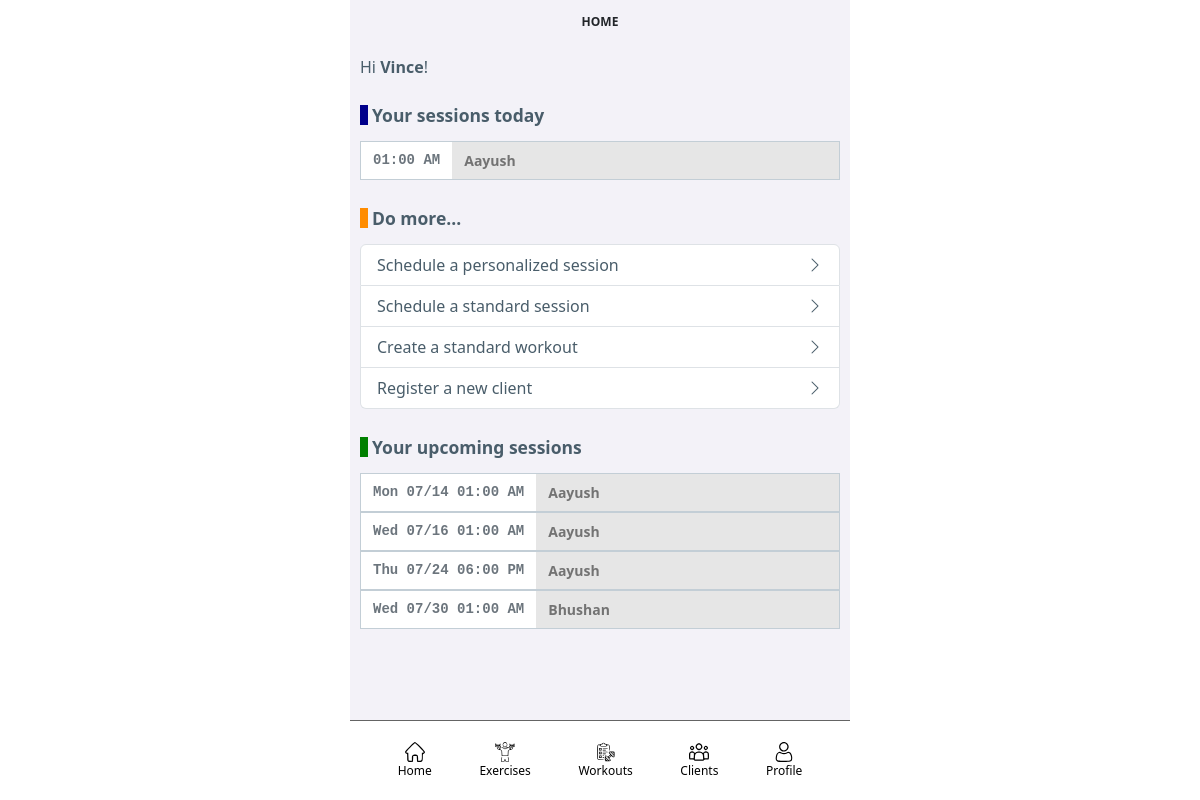
Page /fitnessApp/ (signed in) on the earlier database version.
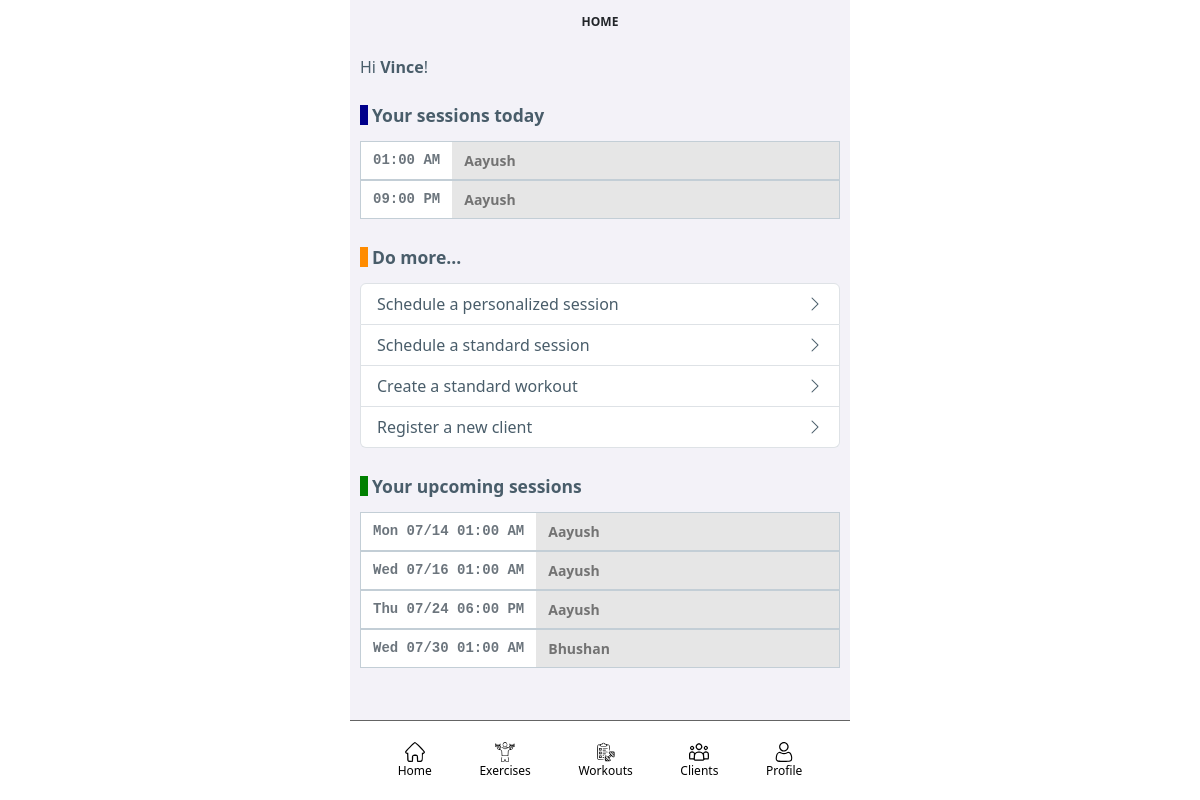
Same page on the later database version.
### fitnessApp/models/workoutSession_models.py (models this page shows)
class WorkoutSession(models.Model):
    workout = models.ForeignKey(Workout, on_delete=models.CASCADE)
    person = models.ForeignKey(FitnessAppPerson, on_delete=models.CASCADE, default="")
    scheduled_date = models.DateField(null=True, blank=True)
    scheduled_time = models.TimeField(null=True, blank=True)
    status = models.CharField(max_length=20, choices=WORKOUT_SESSION_STATUS_CHOICES, default="CREATED")
    current_step_sequence = models.IntegerField(default = 1)

### fitnessApp/models/fitnessAppUser_models.py (models this page shows, shortened)
class FitnessAppPerson(models.Model):
    first_name = models.CharField(max_length=500, null=False, blank=False)
    last_name = models.CharField(max_length=500, blank=True)
    coach_flag = models.BooleanField(default=False)
    coach = models.ForeignKey('self', on_delete=models.SET_NULL, null=True)
    email = models.EmailField(max_length=100, null=True, blank=True)
    phone_number = models.CharField(max_length=20, null=True, blank=True)

### fitnessApp/views/home_views.py (the view, shortened to what this page needs)
# urls.py: path("", HomeView.as_view(), name="home"),
class HomeView(TemplateView):
    template_name = "home.html"
    def get_context_data(self, **kwargs):
        context = super().get_context_data(**kwargs)
        if (self.request.user.is_authenticated):
            context['today'] = date.today()
            if (self.request.user.person.coach_flag):
                context['activeSessions'] = WorkoutSession.objects.filter(Q(person=self.request.user.person) | Q(person__coach=self.request.user.person), scheduled_date=date.today())
                context['upcomingSessions'] = WorkoutSession.objects.filter((Q(person=self.request.user.person) | Q(person__coach=self.request.user.person)) & (Q(scheduled_date__gt=date.today()) | Q(scheduled_date__isnull=True))).order_by((F('scheduled_date').asc(nulls_last=True)))
                context['pastSessions'] = WorkoutSession.objects.filter((Q(person=self.request.user.person) | Q(person__coach=self.request.user.person)), scheduled_date__lt=date.today()).order_by('-scheduled_date')
        return context

### fitnessApp/templates/home.html
{% extends "base/base.html" %}
{% load static %}
{% block title %}Home{% endblock %}
{% block content %}
<div>
{% if user.is_authenticated %}
<h6 class="fitnessapp-text-color-header">Hi <b>{{ user.first_name }}</b>!</h6>
<div class="workout-section-heading-today fs-5"><small><b>Your sessions today</b></small></div>
<div class="container-fluid overflow-scroll" style="max-height: 11rem; scrollbar-width: none;">
    {% for item in activeSessions %}
        {% include 'workoutsession_card.html' %}
    {% empty %}
        <p><small>Nothing planned for today. Check out some <a href="{% url 'workouts' %}">Workouts</a>.</small></p>
    {% endfor %}
</div>
<div class="workout-section-heading-past fs-5"><small><b>Do more...</b></small></div>
<ul class="list-group mb-3">
    <li class="list-group-item">
        <a class="fitnessapp-profile-item" href="{% url 'build-session' %}">
            <div class="row fitnessapp-text-color-header">
                <div class="col">
                    <span>Schedule a personalized session</span>
                </div>
                <div class="col-auto d-flex text-end align-items-center">
                    <i class="bi bi-chevron-right fs-6"></i>
                </div>
            </div>
        </a>
    </li>
    <li class="list-group-item">
        <a class="fitnessapp-profile-item" href="{% url 'build-session' %}">
            <div class="row fitnessapp-text-color-header">
                <div class="col">
                    <span>Schedule a standard session</span>
                </div>
                <div class="col-auto d-flex text-end align-items-center">
                    <i class="bi bi-chevron-right fs-6"></i>
                </div>
            </div>
        </a>
    </li>
    <li class="list-group-item">
        <a class="fitnessapp-profile-item" href="{% url 'build-workout' %}">
            <div class="row fitnessapp-text-color-header">
                <div class="col">
                    <span>Create a standard workout</span>
                </div>
                <div class="col-auto d-flex text-end align-items-center">
                    <i class="bi bi-chevron-right fs-6"></i>
                </div>
            </div>
        </a>
    </li>
    <li class="list-group-item">
        <a class="fitnessapp-profile-item" href="{% url 'client-create' %}">
            <div class="row fitnessapp-text-color-header">
                <div class="col">
                    <span>Register a new client</span>
                </div>
                <div class="col-auto d-flex text-end align-items-center">
                    <i class="bi bi-chevron-right fs-6"></i>
                </div>
            </div>
        </a>
    </li>
    </ul>
<div class="workout-section-heading-upcoming fs-5"><small><b>Your upcoming sessions</b></small></div>
<div class="container-fluid overflow-scroll" style="scrollbar-width: none;">
    {% for item in upcomingSessions %}
        {% include 'workoutsession_card.html' %}
    {% empty %}
        <p><small>No upcoming workouts. Add some <a href="{% url 'workouts' %}">Workouts</a> to do later.</small></p>
    {% endfor %}
</div>
{% else %}
<p>Welcome to the Fitness App!</p>
{% endif %}
</div>
{% endblock %}

### fitnessApp/templates/workoutsession_card.html
<a class="fitnessapp-profile-item" href="{% url 'workoutsession-do' item.id %}">
    <div class="row fitnessapp-bg-color-content-lighter fitnessapp-border-color-content-light">
         <div class="col-auto pt-2 pb-2 bg-white font-monospace">
            <span class="text-secondary fw-bolder"><small>{% if not item.scheduled_date == today %}{{ item.scheduled_date|date:'D m/j'}}&nbsp;{% endif %}{{ item.scheduled_time|date:'h:i A'}}</small></span>
        </div>
        <div class="col pt-2 pb-2 fitnessapp-bg-color-content-lighter">
            <span class="text-black-50 fw-bolder"><small>{{ item.person.first_name}}</small></span>
        </div>
    </div>
</a>

Differences in the rows shown:
added WorkoutSession: scheduled_time "09:00 PM", person.first_name "Aayush", shown under "Hi Vince!"
